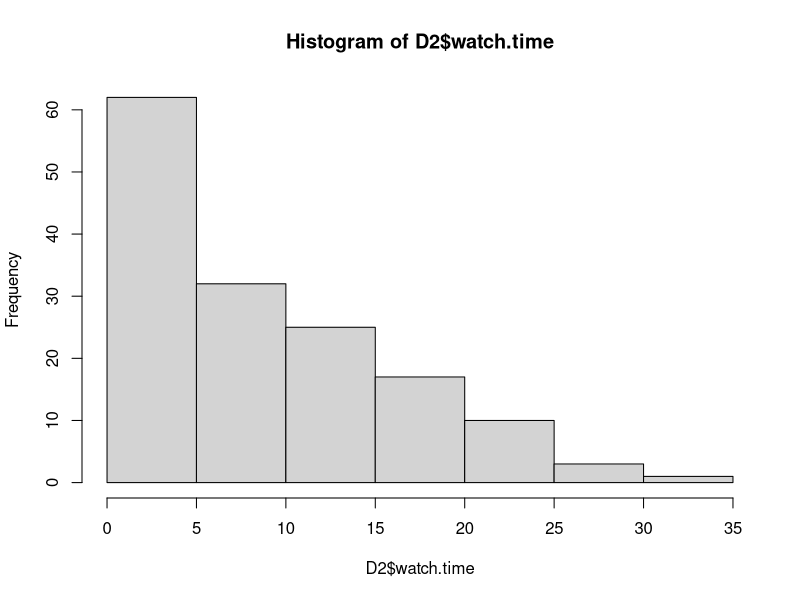
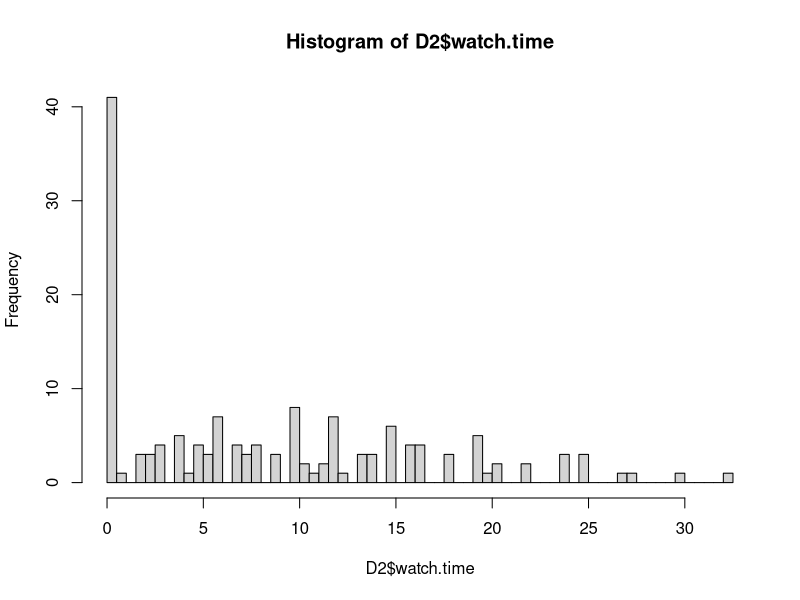
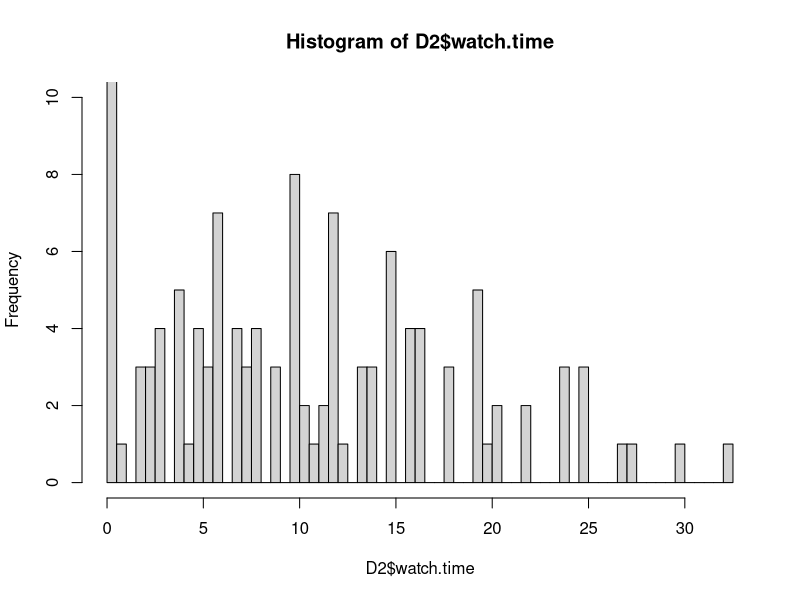
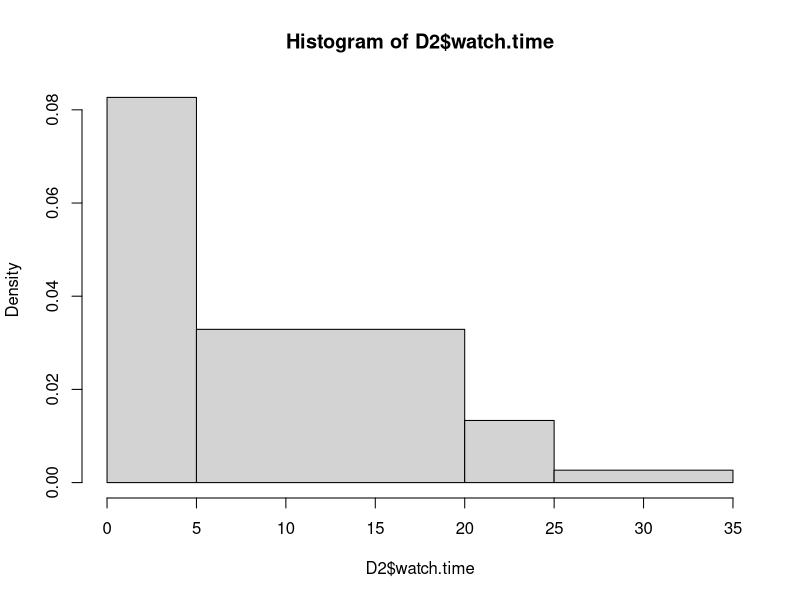
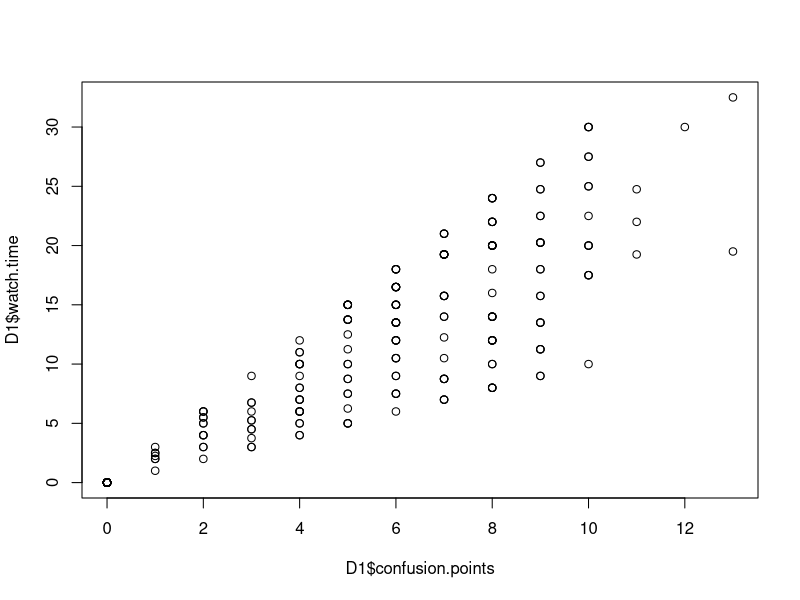
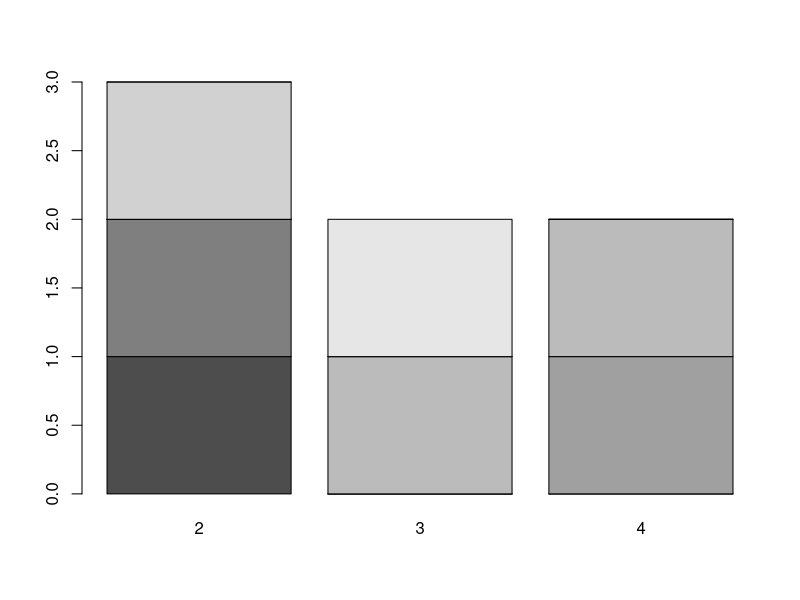
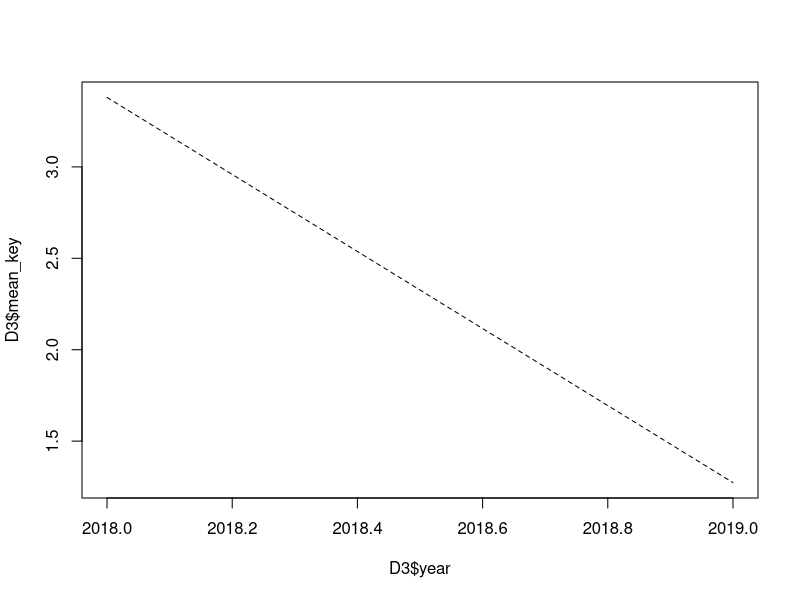
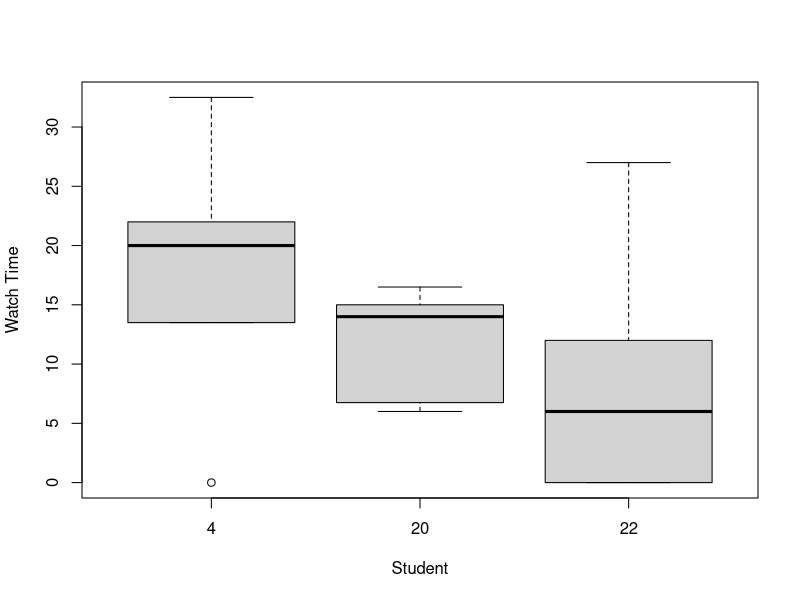

Write R code to recreate these figures, in order.
## ---- chunk 1
#Install the 'tidyverse' package or if that does not work, install the 'dplyr' and 'tidyr' packages.


#Load the package(s) you just installed

library(tidyverse)
library(tidyr)
library(dplyr)

D1 <- read.csv("video-data.csv", header = TRUE)


#Create a data frame that only contains the years 2018
D2 <- filter(D1, year == 2018)
## ---- chunk 2
#Generate a histogram of the watch time for the year 2018

hist(D2$watch.time)

#Change the number of breaks to 100, do you get the same impression?

hist(D2$watch.time, breaks = 100)

#Cut the y-axis off at 10

hist(D2$watch.time, breaks = 100, ylim = c(0,10))

#Restore the y-axis and change the breaks so that they are 0-5, 5-20, 20-25, 25-35

hist(D2$watch.time, breaks = c(0,5,20,25,35))

## ---- chunk 3
#Plot the number of confusion points against the watch time


plot(D1$confusion.points, D1$watch.time)

#Create two variables x & y
x <- c(1,3,2,7,6,4,4)
y <- c(2,4,2,3,2,4,3)

#Create a table from x & y
table1 <- table(x,y)
table1
#Display the table as a Barplot
barplot(table1)

#Create a data frame of the average total key points for each year and plot the two against each other as a lines

D3 <- D1 %>% group_by(year) %>% summarise(mean_key = mean(key.points))

plot(D3$year, D3$mean_key, type = "l", lty = "dashed")

#Create a boxplot of total enrollment for three students
D4 <- filter(D1, stid == 4|stid == 20| stid == 22)

#The drop levels command will remove all the schools from the variable with no data  
D4 <- droplevels(D4)

boxplot(D4$watch.time~D4$stid, xlab = "Student", ylab = "Watch Time")
## ---- chunk 4
#Use matrix notation to select columns 2, 5, 6, and 7
D5 <- D1[,c(2,5,6,7)]

#Draw a matrix of plots for every combination of variables
pairs(D5)
## ---- chunk 5
#rnorm(100, 75, 15) creates a random sample with a mean of 75 and standard deviation of 20
#filter() can be used to set a maximum and minimum value
#round() rounds numbers to whole number values
#sample() draws a random samples from the groups vector according to a uniform distribution

set.seed(1)
stu_id = seq(1,100,1)

classification = factor(c("sport","music","nature","literature"))
stu_scores = round(rnorm(100,75,15))

stu_scores[which(stu_scores>100)]=100

stu_classification = sample(classification,100,T)
student_df = data.frame(stu_id,stu_scores,stu_classification)
head(student_df,10)
## ---- chunk 6

hist(student_df$stu_scores,breaks=c(0,10,20,30,40,50,60,70,80,90,100),main='Histogram of the scores',xlab = "Range of students' scores",ylim=c(0,30))


## ---- chunk 7
#cut() divides the range of scores into intervals and codes the values in scores according to which interval they fall. We use a vector called `letters` as the labels, `letters` is a vector made up of the letters of the alphabet.
stu_scores_cut = cut(student_df$stu_scores,breaks = c(0,60,70,80,90,100),ordered_result = T,labels = c('F','D','C','B','A'))
head(stu_scores_cut,10)

## ---- chunk 8
library(RColorBrewer)
#Let's look at the available palettes in RColorBrewer

#The top section of palettes are sequential, the middle section are qualitative, and the lower section are diverging.
#Make RColorBrewer palette available to R and assign to your bins
display.brewer.all()
#Use named palette in histogram

scores_colors = brewer.pal(11,"RdBu")
hist(student_df$stu_scores,breaks=c(0,10,20,30,40,50,60,70,80,90,100),main='Histogram of the scores',xlab = "Range of students' scores",ylim=c(0,30),col = scores_colors)
## ---- chunk 9
#Make a vector of the colors from RColorBrewer
interest_group_colors = brewer.pal(9,'Set1')
boxplot(student_df$stu_scores~student_df$stu_classification,xlab = "Interesting groups", ylab = "Scores",col=interest_group_colors)

## ---- chunk 10
set.seed(1)
num_of_logins = sample(1:25,100,T)
student_df$stu_num_of_logins = num_of_logins
head(student_df,10)

## ---- chunk 11
plot(student_df$stu_scores~student_df$stu_num_of_logins,xlab = "Num of logins", ylab = "Scores",main='The relationships between logins and scores',col=c("red","blue","yellow","green")[student_df$stu_classification])
legend("topleft",fill=c("red","blue","yellow","green"),horiz=TRUE,c("sport","music","nature","literature"),title="interest group",bty= 'n')
## ---- chunk 12
plot(AirPassengers,type = "o",pch=20)

## ---- chunk 13
pairs(iris)

## ---- chunk 14

DF1= read.csv(
  'swirl-data.csv',
  head = T
)
head(DF1,10)

## ---- chunk 15
DF2 = DF1[,c(8,2,5)]
head(DF2,10)

## ---- chunk 16
DF3 <- DF2 %>%group_by(hash,lesson_name)%>%summarise(
attempts=sum(attempt)
)
head(DF3,10)

## ---- chunk 17

DF3 = spread(DF3,lesson_name,attempts)
head(DF3,10)

## ---- chunk 18
DF4 = DF1[,c(8,2,4)]
head(DF4,10)

## ---- chunk 19


DF4$correct = as.integer(as.logical(DF4$correct))
head(DF4,10)



## ---- chunk 20
temp_df = DF1[,c("hash","course_name","lesson_name","question_number","correct")]
temp_df = filter(temp_df, correct == 'TRUE')
head(temp_df,10)
temp_df = temp_df %>%group_by(hash,course_name,lesson_name) %>%summarise(score = n())
head(temp_df,10)


DF5 <- temp_df %>% group_by(hash, course_name) %>% summarise(mean.score = round(mean(score)))
head(DF5,5)


